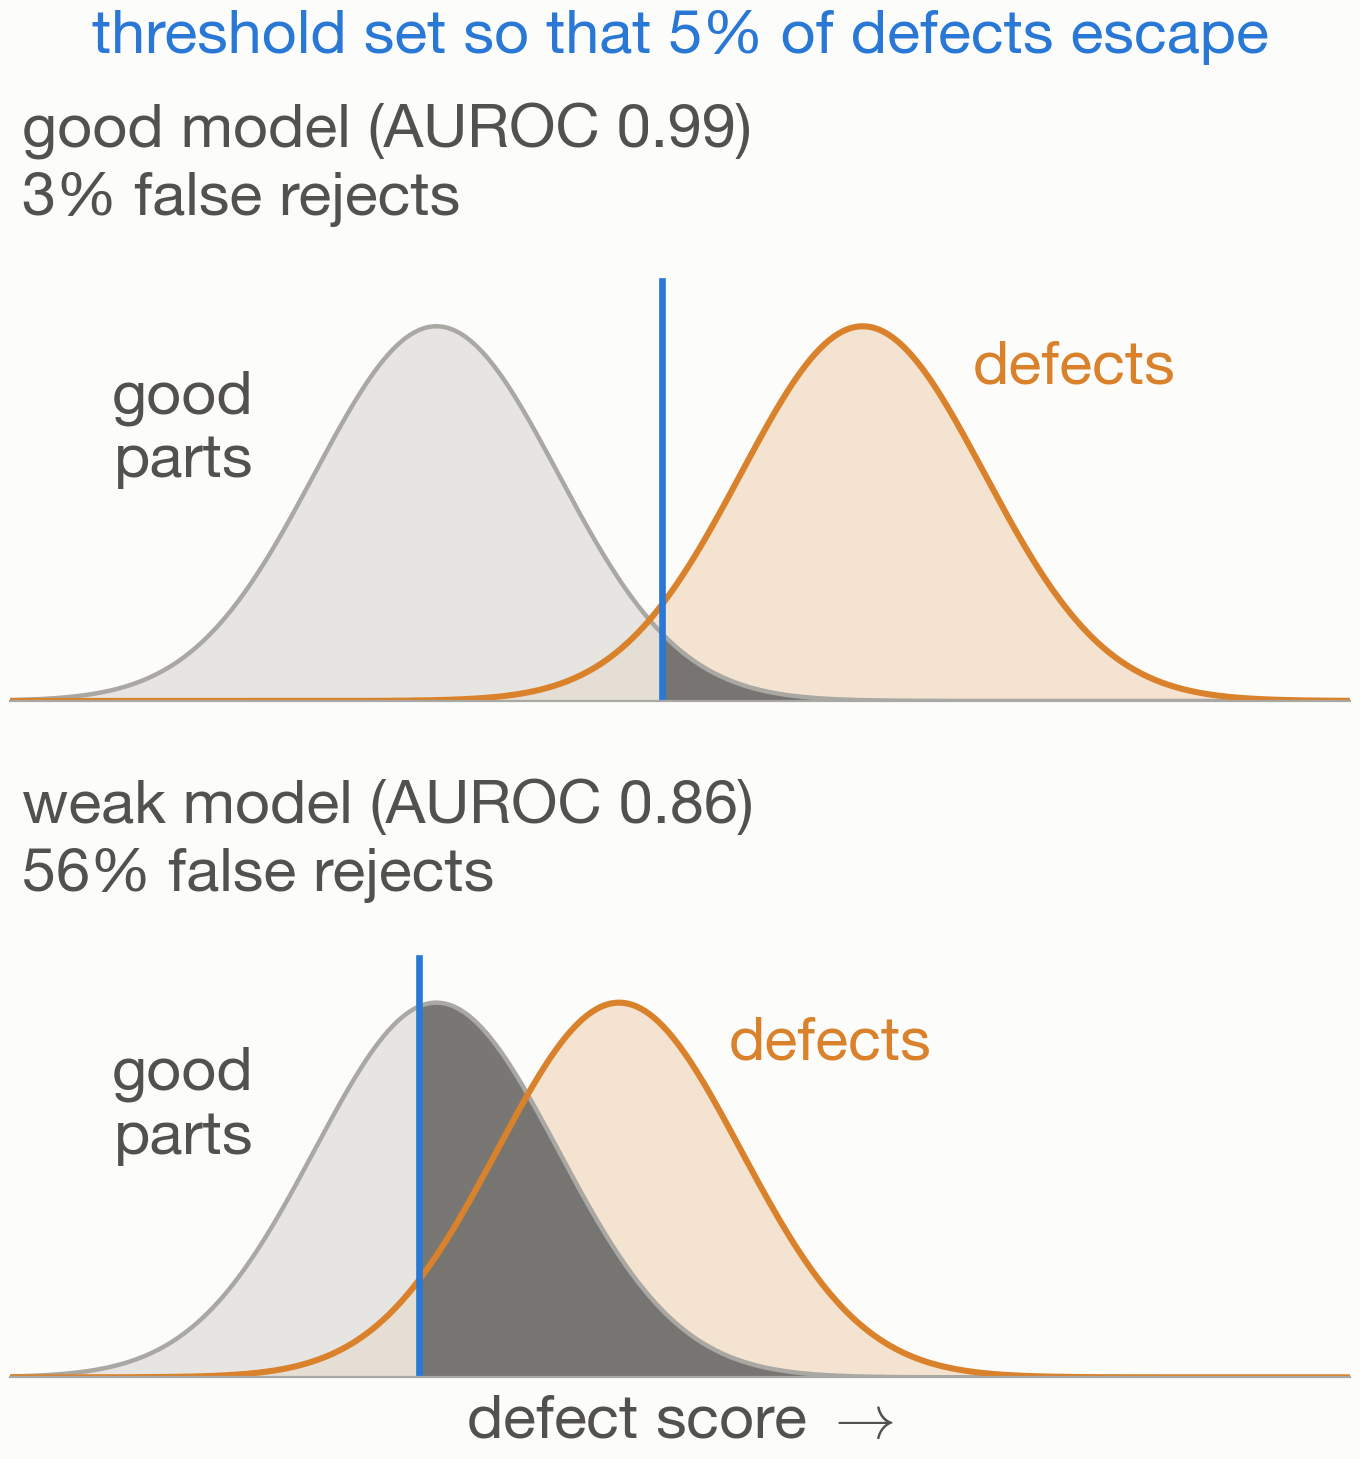

Write Python code to recreate this figure.
"""The same conformal guarantee on defects costs few or many false rejects.

Run: python 23_vqi_threshold.py  (requires numpy, scipy, matplotlib)
"""

import matplotlib.pyplot as plt
import numpy as np
from scipy.stats import norm

from common import INK2, MODEL, POINT, SURFACE, TRUTH, save, setup_style

ALPHA = 0.05
GOOD_PALE = "#dddcd7"
x = np.linspace(-3.5, 7.5, 600)

setup_style()
fig, axes = plt.subplots(2, 1, figsize=(7, 7.5), facecolor=SURFACE, sharex=True)

for ax, (name, defect_mean) in zip(axes, [("good model", 3.5), ("weak model", 1.5)]):
    ax.set_facecolor(SURFACE)
    good, defect = norm.pdf(x), norm.pdf(x, defect_mean)
    # Threshold at the alpha quantile of the defect scores: at most alpha escape.
    t = defect_mean + norm.ppf(ALPHA)
    false_rejects = norm.sf(t)
    # AUROC of two unit-variance Gaussians.
    auroc = norm.cdf(defect_mean / np.sqrt(2))

    ax.fill_between(x, defect, color=TRUTH, alpha=0.2, lw=0)
    ax.fill_between(x, good, color=GOOD_PALE, alpha=0.7, lw=0)
    ax.fill_between(x, good, where=x >= t, color=INK2, alpha=0.75, lw=0)
    ax.plot(x, good, color=POINT, lw=1.6)
    ax.plot(x, defect, color=TRUTH, lw=2.2)

    top = good.max()
    ax.plot([t, t], [0, top * 1.12], color=MODEL, lw=2.4)
    ax.text(-1.5, top * 0.6, "good\nparts", fontsize=22, color=INK2, ha="right")
    ax.text(defect_mean + 0.9, top * 0.85, "defects", fontsize=22, color=TRUTH, ha="left")
    ax.text(-3.4, top * 1.6, f"{name} (AUROC {auroc:.2f})\n{false_rejects:.0%} false rejects",
            fontsize=22, color=INK2, va="top", linespacing=1.3)

    ax.set_ylim(0, top * 1.62)
    ax.set_yticks([])
    for side in ("top", "right", "left"):
        ax.spines[side].set_visible(False)
    ax.spines["bottom"].set_color(POINT)

axes[-1].set_xlim(x[0], x[-1])
axes[-1].set_xticks([])
axes[-1].set_xlabel(r"defect score $\rightarrow$", fontsize=22, color=INK2, labelpad=6)
fig.suptitle(f"threshold set so that {ALPHA:.0%} of defects escape", fontsize=22, color=MODEL)
fig.tight_layout(h_pad=2.5)

save(fig, __file__)
